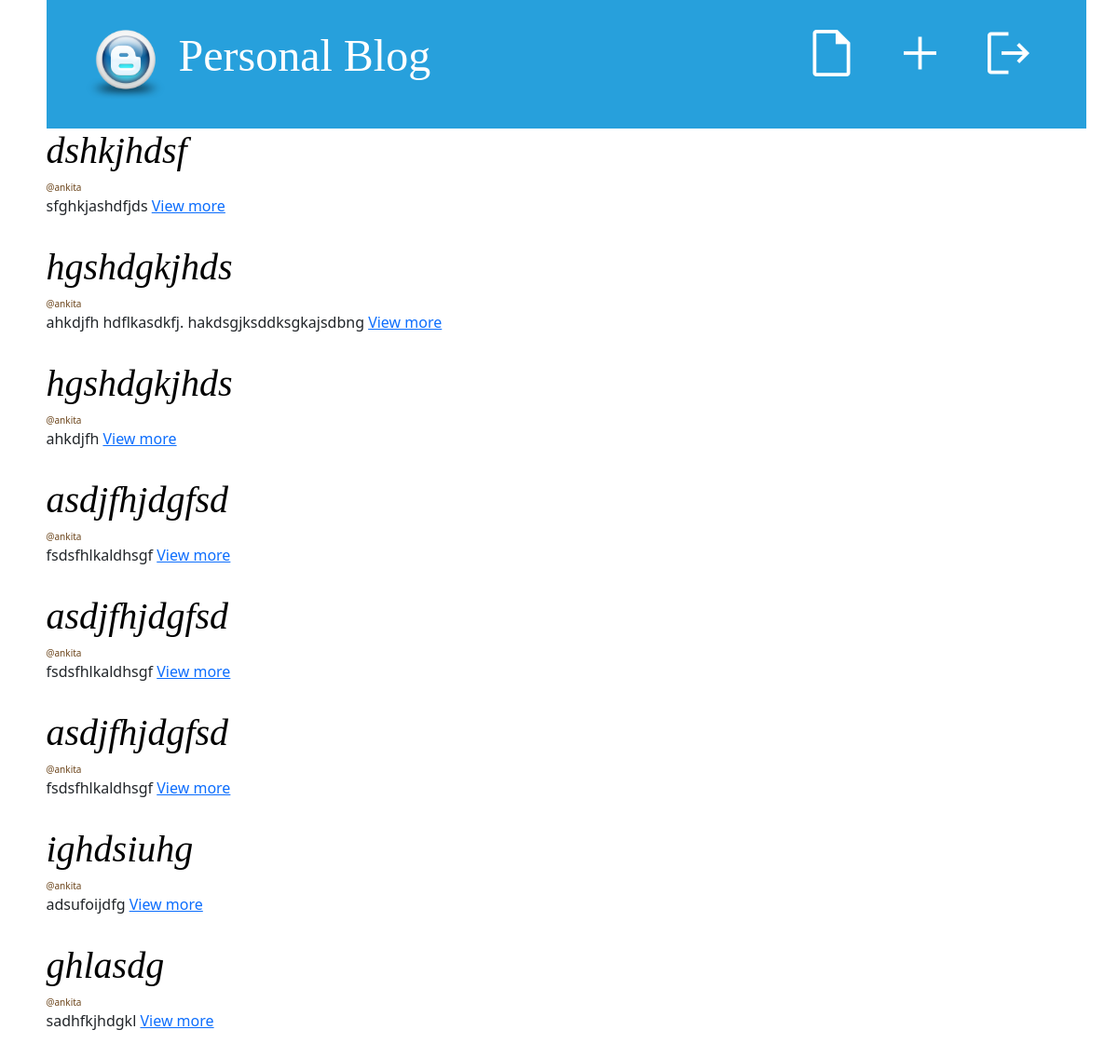
The app's page /draft-list/ (signed in) with its own data.
### blog_app/models.py (models this page shows, shortened)
class Post(models.Model):
    title=models.CharField(max_length=256)
    content=models.TextField()
    author= models.ForeignKey("auth.user",on_delete=models.CASCADE)
    create_at=models.DateTimeField(auto_now_add=True)
    update_at=models.DateTimeField(auto_now=True)
    published_at=models.DateTimeField(null=True,blank=True)

### blog_app/views.py (the view)
# urls.py: path("draft-list/",views.draft_list,name="draft-list"),
@login_required
def draft_list(request):
    posts=Post.objects.filter(published_at__isnull=True)
    return render(
        request,
        "draft_list.html",
        {"posts":posts}
    )

### templates/draft_list.html
{% extends  'base.html' %}
{% block content %}
<div class="row">
    <div class="col">
        {% for post in posts%}
            <div class="post">
                <h1>
                    <a href="{% url 'draft-detail' post.pk %}"
                    class="text-decoration-none fst-italic">{{post.title}}</a>
                </h1>
                <div class="date author ">@{{ post.author.username}}</div>
                <p>
                    {{ post.content|truncatechars:200 }}
                    <a href="{% url 'draft-detail' post.pk %}">View more</a>
                </p>
            </div>
        {% endfor %}
    </div>
</div>
{% endblock content %}

### static/css/blog.css (style rules this page uses)
body { padding-left: 15px; }
h1 a { color: #27a0dc; font-family: "Lobster"; }
h1, h2, h3, h4 { font-family: "Lobster", cursive; }
.date { color: #ce7e29; }
.post { margin-bottom: 30px; }
.post h1 a, .post h1 a:visited { color: #000000; }
.author { font-size: 10px; color: #6b441a; }

### records on screen
Post: title "dshkjhdsf", author.username "ankita", content "sfghkjashdfjds"
Post: title "hgshdgkjhds", author.username "ankita", content "ahkdjfh hdflkasdkfj. hakdsgjksddksgkajsdbng"
Post: title "hgshdgkjhds", author.username "ankita", content "ahkdjfh"
Post: title "asdjfhjdgfsd", author.username "ankita", content "fsdsfhlkaldhsgf"
Post: title "asdjfhjdgfsd", author.username "ankita", content "fsdsfhlkaldhsgf"
Post: title "asdjfhjdgfsd", author.username "ankita", content "fsdsfhlkaldhsgf"
Post: title "ighdsiuhg", author.username "ankita", content "adsufoijdfg"
Post: title "ghlasdg", author.username "ankita", content "sadhfkjhdgkl"
